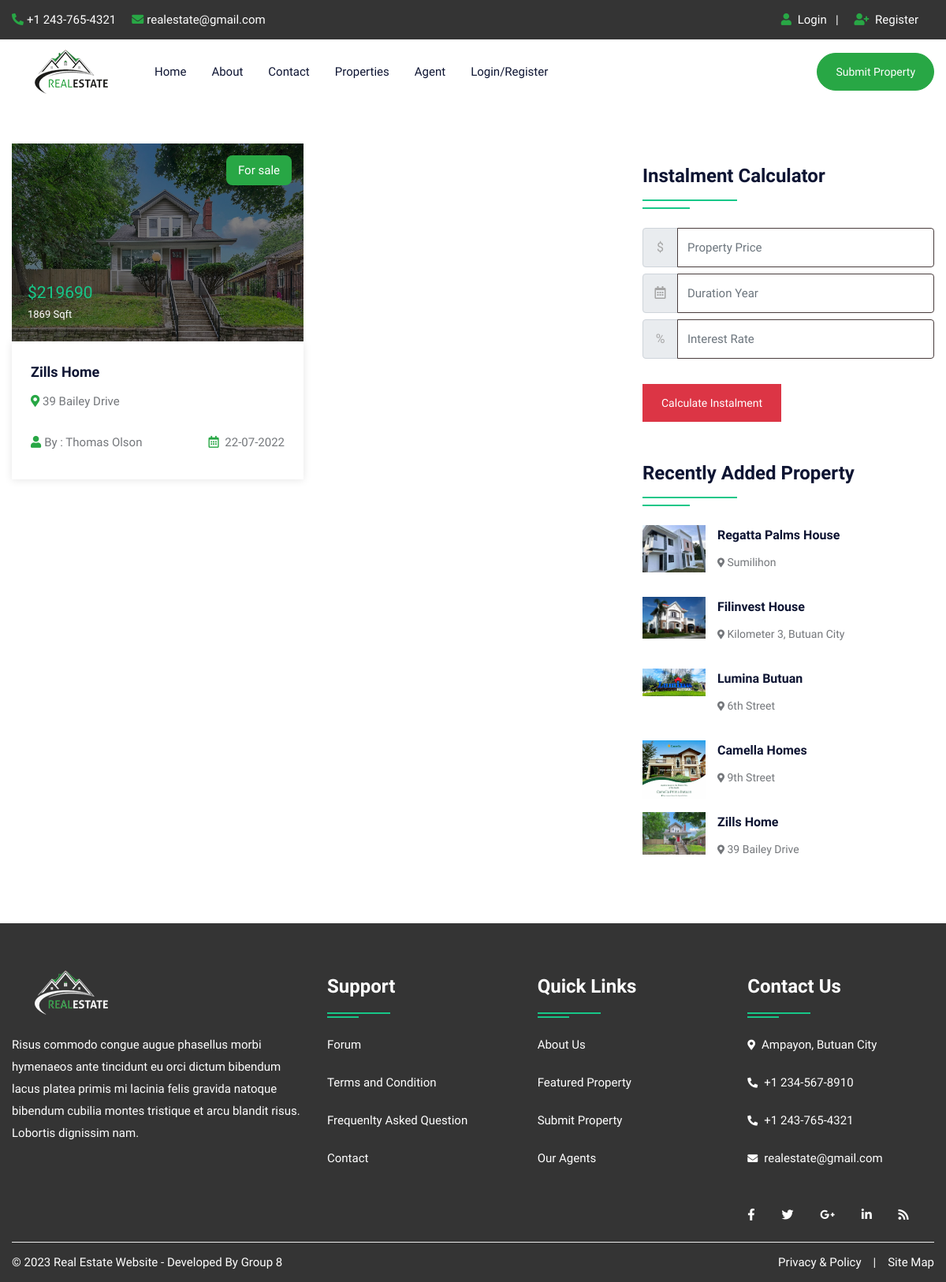
Page /stateproperty.php?id=Colotana on the committed database.
### tables this page shows
CREATE TABLE `property` (
  `pid` int(50) NOT NULL,
  `title` varchar(200) NOT NULL,
  `pcontent` longtext NOT NULL,
  `type` varchar(100) NOT NULL,
  `bhk` varchar(50) NOT NULL,
  `stype` varchar(100) NOT NULL,
  `bedroom` int(50) NOT NULL,
  `bathroom` int(50) NOT NULL,
  `balcony` int(50) NOT NULL,
  `kitchen` int(50) NOT NULL,
  `hall` int(50) NOT NULL,
  `floor` varchar(50) NOT NULL,
  `size` int(50) NOT NULL,
  `price` int(50) NOT NULL,
  `location` varchar(200) NOT NULL,
  `city` varchar(100) NOT NULL,
  `state` varchar(100) NOT NULL,
  `feature` longtext NOT NULL,
  `pimage` varchar(300) NOT NULL,
  `pimage1` varchar(300) NOT NULL,
  `pimage2` varchar(300) NOT NULL,
  `pimage3` varchar(300) NOT NULL,
  `pimage4` varchar(300) NOT NULL,
  `uid` int(50) NOT NULL,
  `status` varchar(50) NOT NULL,
  `mapimage` varchar(300) NOT NULL,
  `topmapimage` varchar(300) NOT NULL,
  `groundmapimage` varchar(300) NOT NULL,
  `totalfloor` varchar(50) NOT NULL,
  `date` datetime NOT NULL DEFAULT current_timestamp(),
  `isFeatured` int(11) DEFAULT NULL
);

CREATE TABLE `user` (
  `uid` int(50) NOT NULL,
  `uname` varchar(100) NOT NULL,
  `uemail` varchar(100) NOT NULL,
  `uphone` varchar(20) NOT NULL,
  `upass` varchar(50) NOT NULL,
  `utype` varchar(50) NOT NULL,
  `uimage` varchar(300) NOT NULL
);

### stateproperty.php (the view, shortened to what this page needs)
<!DOCTYPE html>
<html lang="en">
<head>
<link rel="stylesheet" type="text/css" href="css/bootstrap.min.css">
<link rel="stylesheet" type="text/css" href="css/bootstrap-slider.css">
<link rel="stylesheet" type="text/css" href="css/jquery-ui.css">
<link rel="stylesheet" type="text/css" href="css/layerslider.css">
<link rel="stylesheet" type="text/css" href="css/color.css" id="color-change">
<link rel="stylesheet" type="text/css" href="css/owl.carousel.min.css">
<link rel="stylesheet" type="text/css" href="css/font-awesome.min.css">
<link rel="stylesheet" type="text/css" href="fonts/flaticon/flaticon.css">
<link rel="stylesheet" type="text/css" href="css/style.css">
</head>
<body>
<div id="page-wrapper">
    <div class="row">
		<?php include("include/header.php");?>
        <div class="full-row">
            <div class="container">
                <div class="row">
					<div class="col-lg-8">
                        <div class="row">
							<?php
								$state=$_REQUEST['id'];
								$query=mysqli_query($con,"SELECT property.*, user.uname,user.utype,user.uimage FROM `property`,`user` WHERE property.uid=user.uid and state='$state'");
								while($row=mysqli_fetch_array($query))
								{
							?>
                            <div class="col-md-6">
                                <div class="featured-thumb hover-zoomer mb-4">
                                    <div class="overlay-black overflow-hidden position-relative"> <img src="admin/property/<?php echo $row['18'];?>" alt="pimage">
                                        <div class="sale bg-success text-white">For <?php echo $row['5'];?></div>
                                        <div class="price text-primary text-capitalize">$<?php echo $row['13'];?> <span class="text-white"><?php echo $row['12'];?> Sqft</span></div>
                                    </div>
                                    <div class="featured-thumb-data shadow-one">
                                        <div class="p-4">
                                            <h5 class="text-secondary hover-text-success mb-2 text-capitalize"><a href="propertydetail.php?pid=<?php echo $row['0'];?>"><?php echo $row['1'];?></a></h5>
                                            <span class="location text-capitalize"><i class="fas fa-map-marker-alt text-success"></i> <?php echo $row['14'];?></span> </div>
                                        <div class="px-4 pb-4 d-inline-block w-100">
                                            <div class="float-left text-capitalize"><i class="fas fa-user text-success mr-1"></i>By : <?php echo $row['uname'];?></div>
                                            <div class="float-right"><i class="far fa-calendar-alt text-success mr-1"></i> <?php echo date('d-m-Y', strtotime($row['date']));?></div>
                                        </div>
                                    </div>
                                </div>
                            </div>
                            <?php } ?>
                        </div>
                    </div>
                    <div class="col-lg-4">
                        <div class="sidebar-widget">
                            <h4 class="double-down-line-left text-secondary position-relative pb-4 my-4">Instalment Calculator</h4>
						<form class="d-inline-block w-100" action="calc.php" method="post">
                            <div class="input-group mb-2 mr-sm-2">
                                <div class="input-group-prepend">
                                    <div class="input-group-text">$</div>
                                </div>
                                <input type="text" class="form-control" name="amount" placeholder="Property Price">
                            </div>
                            <div class="input-group mb-2 mr-sm-2">
                                <div class="input-group-prepend">
                                    <div class="input-group-text"><i class="far fa-calendar-alt"></i></div>
                                </div>
                                <input type="text" class="form-control" name="month" placeholder="Duration Year">
                            </div>
                            <div class="input-group mb-2 mr-sm-2">
                                <div class="input-group-prepend">
                                    <div class="input-group-text">%</div>
                                </div>
                                <input type="text" class="form-control" name="interest" placeholder="Interest Rate">
                            </div>
                            <button type="submit" value="submit" name="calc" class="btn btn-danger mt-4">Calculate Instalment</button>
                        </form>
                        </div>
                        <div class="sidebar-widget mt-5">
                            <h4 class="double-down-line-left text-secondary position-relative pb-4 mb-4">Recently Added Property</h4>
                            <ul class="property_list_widget">
								<?php
								$query=mysqli_query($con,"SELECT * FROM `property` ORDER BY date DESC LIMIT 6");
										while($row=mysqli_fetch_array($query))
										{
								?>
                                <li> <img src="admin/property/<?php echo $row['18'];?>" alt="pimage">
                                    <h6 class="text-secondary hover-text-success text-capitalize"><a href="propertydetail.php?pid=<?php echo $row['0'];?>"><?php echo $row['1'];?></a></h6>
                                    <span class="font-14"><i class="fas fa-map-marker-alt icon-success icon-small"></i> <?php echo $row['14'];?></span>
                                </li>
                                <?php } ?>
                            </ul>
                        </div>
                    </div>
                </div>
            </div>
        </div>
		<?php include("include/footer.php");?>
    </div>
</div>
</body>
</html>

### css/color.css (style rules this page uses)
:root { --theme-ordinary-color: #74777b; }
:root { --theme-primary-color: #17c788; }
:root { --theme-secondary-color: #0d1432; }
:root { --theme-white-color: #fff; }
:root { --theme-light-color: #f8f8f8; }
:root { --theme-gray-color: #f5f5f5; }
:root { --theme-footer-color: #091b4b; }
:root { --theme-dark-color: #091b4b; }
:root { --text-light-color: #a3a7af; }
:root { --theme-primary-opacity-color: rgba(11, 191, 141, .8); }
:root { --theme-secondary-opacity-color: rgba(13,20,50,0.7); }
:root { --theme-white-opacity-color: rgba(255, 255, 255, 0.3); }
:root { --theme-dark-opacity-color: rgba(0, 0, 0, 0.5); }
:root { --theme-ordinary-font: 'Muli', sans-serif; }
:root { --theme-highlight-font: 'Comfortaa', cursive; }

### rows in the picture
property: pimage (picture), stype "sale", price "219690", size "1869", title "Zills Home", location "39 Bailey Drive", uid.uname "Thomas Olson", date "22-07-2022"
property: pimage (picture), title "Regatta Palms House", location "Sumilihon"
property: pimage (picture), title "Filinvest House", location "Kilometer 3, Butuan City"
property: pimage (picture), title "Lumina Butuan", location "6th Street"
property: pimage (picture), title "Camella Homes", location "9th Street"
